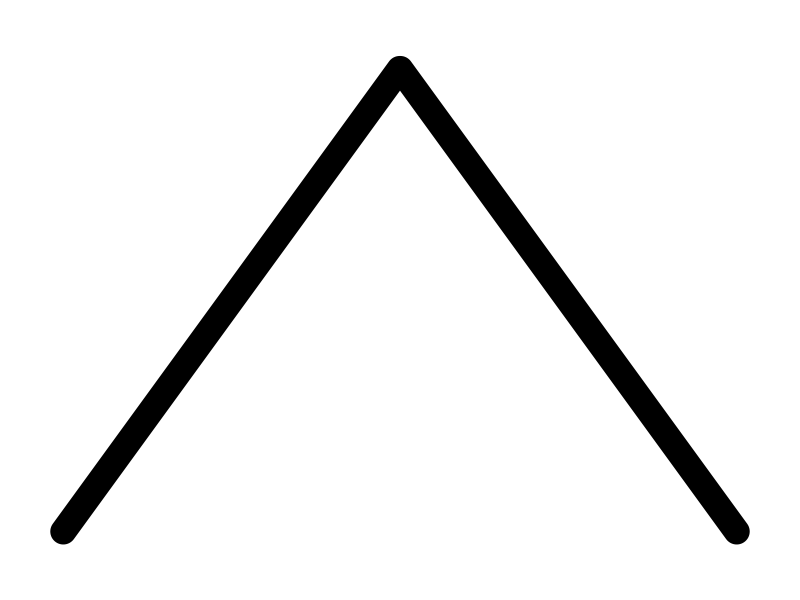
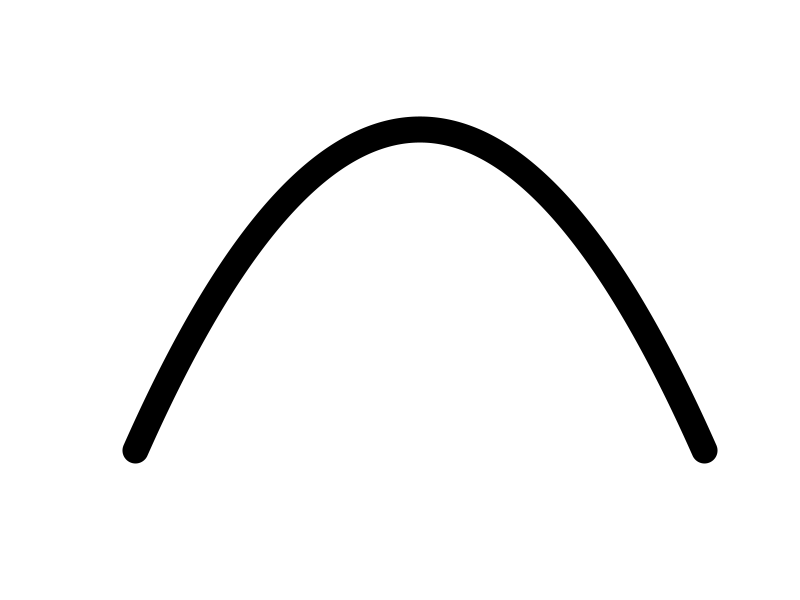
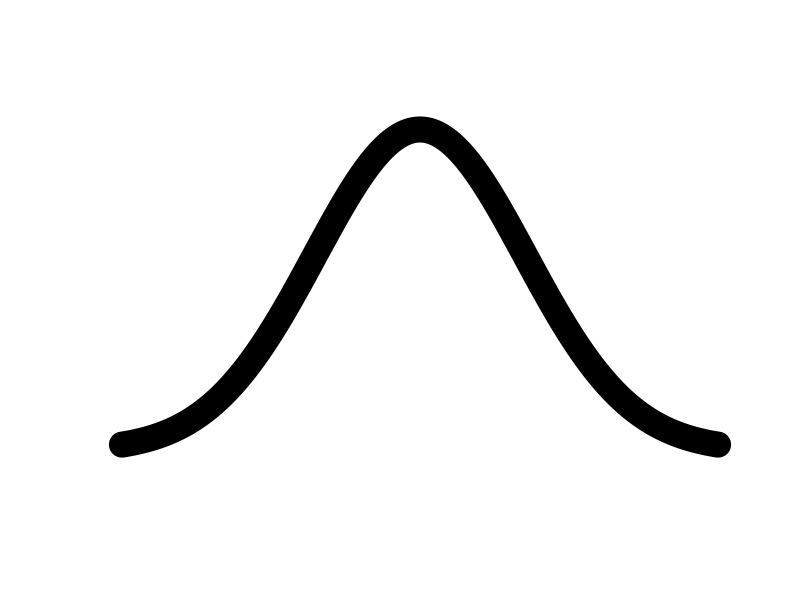
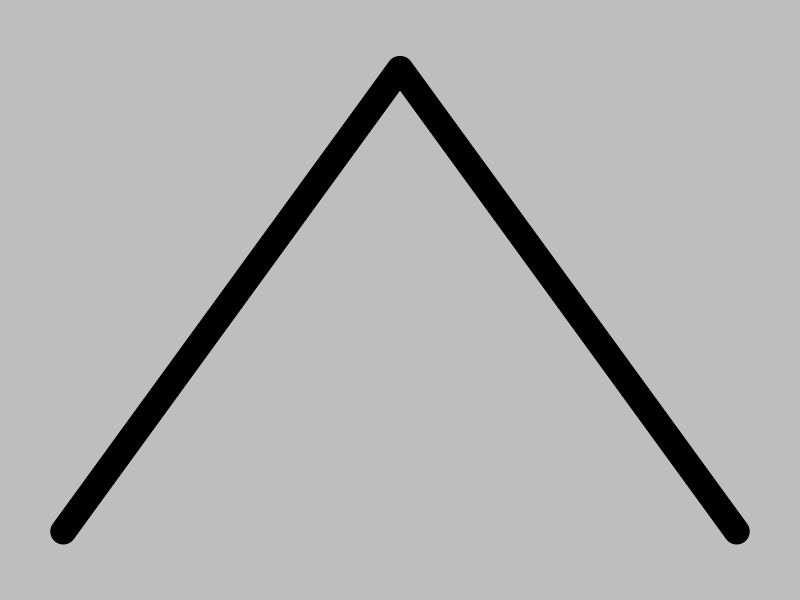
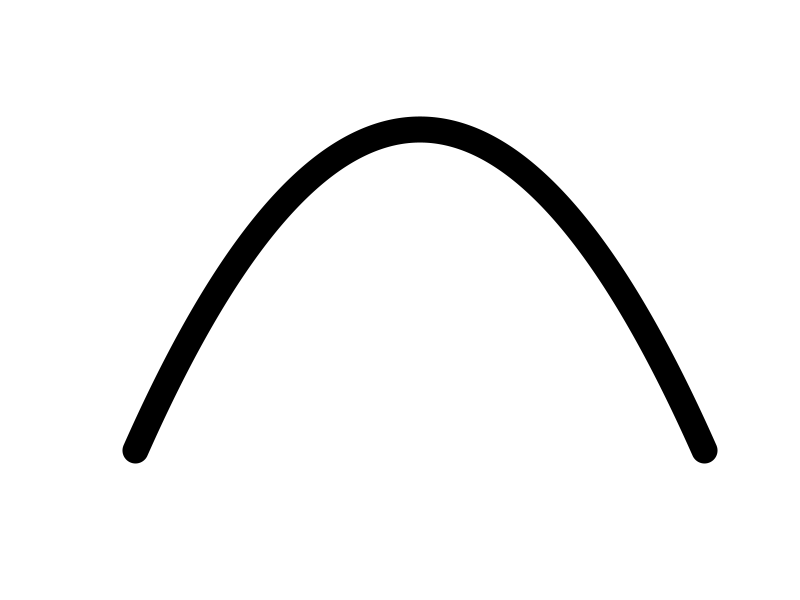
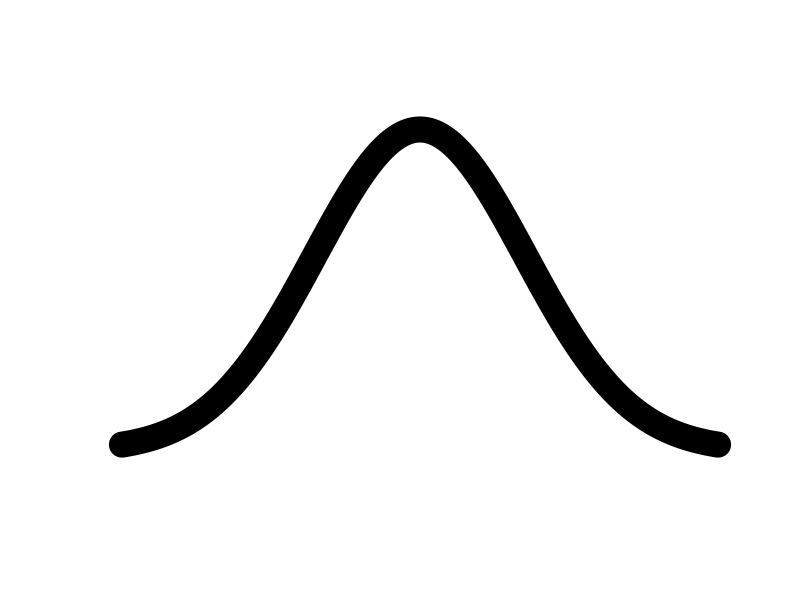

Write R code to recreate these figures, in order.
f <- function(x) -abs(x) + 1

par(mar = c(0, 0, 0, 0), bg = "white")
plot_f <- function() curve(f, from = -1, to = 1, n = 1000, col = "black", lwd = 25,
     xlab = "", ylab = "", axes = FALSE, ylim = c(-0.1, 1.1), xlim = c(-1.1, 1.1))

savePlot <- function(filename) {
  dev.copy(png, filename, width = 500, height = 500)
  dev.off()
}

plot_f()
savePlot("assets/icons/linear_brush_icon.png")

g <- function(x) x ^ 2 * -1
plot_g <- function() curve(g, from = -1, to = 1, n = 1000, col = "black", lwd = 25,
     xlab = "", ylab = "", axes = FALSE, ylim = c(-1.1, 0.1), xlim = c(-1.1, 1.1))

plot_g()
savePlot("assets/icons/quad_brush_icon.png")

h <- function(x) exp(-x ^ 2)
plot_h <- function() curve(h, from = -2, to = 2, n = 1000, col = "black", lwd = 25,
     xlab = "", ylab = "", axes = FALSE, ylim = c(-0.1, 1.1), xlim = c(-2.1, 2.1))

plot_h()
savePlot("assets/icons/gaussian_brush_icon.png")

par(mar = c(0, 0, 0, 0), bg = "grey")
plot_f()
savePlot("assets/icons/linear_brush_icon_grey.png")
plot_g()
savePlot("assets/icons/quad_brush_icon_grey.png")
plot_h()
savePlot("assets/icons/gaussian_brush_icon_grey.png")